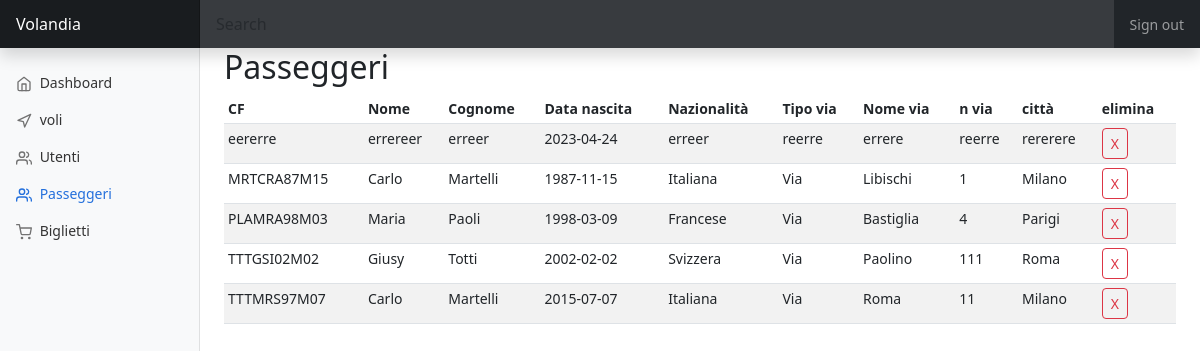
The page /elencopasseggeri.php (signed in) on the database its author committed.
### tables this page shows
CREATE TABLE `passeggeri` (
  `CF` varchar(20) NOT NULL,
  `Nome` varchar(45) NOT NULL,
  `Cognome` varchar(45) NOT NULL,
  `DataNascita` date NOT NULL,
  `Nazionalita` varchar(40) DEFAULT NULL,
  `tipo_via` varchar(15) NOT NULL,
  `nome_via` varchar(25) NOT NULL,
  `n_via` varchar(15) NOT NULL,
  `Citta` varchar(30) DEFAULT NULL
);

### elencopasseggeri.php (the view, shortened to what this page needs)
<!doctype html>
<html lang="en">
<head>
  <link href="https://cdn.jsdelivr.net/npm/bootstrap@5.3.0-alpha1/dist/css/bootstrap.min.css" rel="stylesheet" />
  <link href="styles/dashboard.css" rel="stylesheet">
</head>
<body>
  <header class="navbar navbar-dark sticky-top bg-dark flex-md-nowrap p-0 shadow">
    <a class="navbar-brand col-md-3 col-lg-2 me-0 px-3 fs-6" href="index.php">Volandia</a>
    <input class="form-control form-control-dark w-100 rounded-0 border-0" type="text" placeholder="Search" aria-label="Search">
    <div class="navbar-nav">
      <div class="nav-item text-nowrap">
        <a class="nav-link px-3" href="utils/logout.php">Sign out</a>
      </div>
    </div>
  </header>
  <div class="container-fluid">
    <div class="row">
      <nav id="sidebarMenu" class="col-md-3 col-lg-2 d-md-block bg-light sidebar collapse">
        <div class="position-sticky pt-3 sidebar-sticky">
          <ul class="nav flex-column">
            <li class="nav-item">
              <a class="nav-link" aria-current="page" href="pannellodicontrollo.php">
                <span data-feather="home" class="align-text-bottom"></span>
                Dashboard
              </a>
            </li>
            <li class="nav-item">
              <a class="nav-link" href="elencovoli.php">
                <span data-feather="navigation" class="align-text-bottom"></span>
                voli
              </a>
            </li>
            <li class="nav-item">
              <a class="nav-link" href="elencoutenti.php">
                <span data-feather="users" class="align-text-bottom"></span>
                Utenti
              </a>
            </li>
            <li class="nav-item">
              <a class="nav-link active" href="elencopasseggeri.php">
                <span data-feather="users" class="align-text-bottom"></span>
                Passeggeri
              </a>
            </li>
            <li class="nav-item">
              <a class="nav-link" href="#">
                <span data-feather="shopping-cart" class="align-text-bottom"></span>
                Biglietti
              </a>
            </li>
          </ul>
                  </div>
      </nav>
      <main class="col-md-9 ms-sm-auto col-lg-10 px-md-4">
        <h2>Passeggeri</h2>
        <div class="table-responsive">
          <table class="table table-striped table-sm">
            <thead>
              <tr>
                <th scope="col">CF</th>
                <th scope="col">Nome</th>
                <th scope="col">Cognome</th>
                <th scope="col">Data nascita</th>
                <th scope="col">Nazionalità</th>
                <th scope="col">Tipo via</th>
                <th scope="col">Nome via</th>
                <th scope="col">n via</th>
                <th scope="col">città</th>
                <th scope="col">elimina</th>
              </tr>
            </thead>
            <tbody>
              <?php
              require_once "utils/connessione.php";
              $sql = "SELECT * FROM `passeggeri`";
              $statement = $db_connection->prepare($sql);
              $statement->execute();
              if ($statement->rowCount() > 0) {
                while ($row = $statement->fetch(PDO::FETCH_ASSOC)) {
                  echo '<tr>
        <td>' . $row["CF"] . '</td>
        <td>' . $row["Nome"] . '</td>
        <td>' . $row["Cognome"] . '</td>
        <td>' . $row["DataNascita"] . '</td>
        <td>' . $row["Nazionalita"] . '</td>
        <td>' . $row["tipo_via"] . '</td>
        <td>' . $row["nome_via"] . '</td>
        <td>' . $row["n_via"] . '</td>
        <td>' . $row["Citta"] . '</td>
        <td><a type="button" href="queries/eliminaPasseggero.php?CF=' . $row["CF"] . '" class="btn btn-sm btn-outline-danger">X</a></td>
    </tr>';
                }
              }
              ?>
            </tbody>
          </table>
        </div>
      </main>
    </div>
  </div>
</body>
</html>

### styles/dashboard.css (style rules this page uses)
body { font-size: .875rem; }
.feather { width: 16px; height: 16px; }
.sidebar { position: fixed; top: 0; bottom: 0; left: 0; z-index: 100; padding: 48px 0 0; box-shadow: inset -1px 0 0 rgba(0, 0, 0, .1); }
.sidebar-sticky { height: calc(100vh - 48px); overflow-x: hidden; overflow-y: auto; }
.sidebar .nav-link { font-weight: 500; color: #333; }
.sidebar .nav-link .feather { margin-right: 4px; color: #727272; }
.sidebar .nav-link.active { color: #2470dc; }
.sidebar .nav-link:hover .feather, .sidebar .nav-link.active .feather { color: inherit; }
.navbar-brand { padding-top: .75rem; padding-bottom: .75rem; background-color: rgba(0, 0, 0, .25); box-shadow: inset -1px 0 0 rgba(0, 0, 0, .25); }
.navbar .form-control { padding: .75rem 1rem; }
.form-control-dark { color: #fff; background-color: rgba(255, 255, 255, .1); border-color: rgba(255, 255, 255, .1); }

### rows shown on the page
passeggeri: CF "eererre", Nome "errereer", Cognome "erreer", DataNascita "2023-04-24", Nazionalita "erreer", tipo_via "reerre", nome_via "errere", n_via "reerre", Citta "rererere"
passeggeri: CF "MRTCRA87M15", Nome "Carlo", Cognome "Martelli", DataNascita "1987-11-15", Nazionalita "Italiana", tipo_via "Via", nome_via "Libischi", n_via "1", Citta "Milano"
passeggeri: CF "PLAMRA98M03", Nome "Maria", Cognome "Paoli", DataNascita "1998-03-09", Nazionalita "Francese", tipo_via "Via", nome_via "Bastiglia", n_via "4", Citta "Parigi"
passeggeri: CF "TTTGSI02M02", Nome "Giusy", Cognome "Totti", DataNascita "2002-02-02", Nazionalita "Svizzera", tipo_via "Via", nome_via "Paolino", n_via "111", Citta "Roma"
passeggeri: CF "TTTMRS97M07", Nome "Carlo", Cognome "Martelli", DataNascita "2015-07-07", Nazionalita "Italiana", tipo_via "Via", nome_via "Roma", n_via "11", Citta "Milano"
